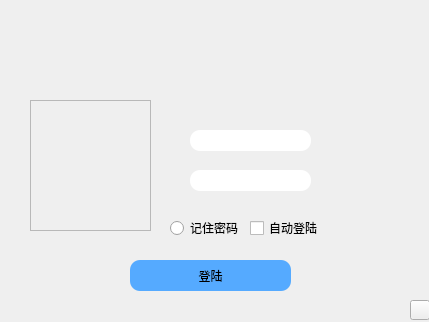
<?xml version="1.0" encoding="UTF-8"?>
<ui version="4.0">
 <class>logindlg</class>
 <widget class="QDialog" name="logindlg">
  <property name="geometry">
   <rect>
    <x>0</x>
    <y>0</y>
    <width>429</width>
    <height>322</height>
   </rect>
  </property>
  <property name="windowTitle">
   <string>Dialog</string>
  </property>
  <property name="styleSheet">
   <string notr="true"/>
  </property>
  <widget class="QPushButton" name="loginBtn">
   <property name="geometry">
    <rect>
     <x>130</x>
     <y>260</y>
     <width>161</width>
     <height>31</height>
    </rect>
   </property>
   <property name="styleSheet">
    <string notr="true"> border-style:solid;  
       background: transparent;  
       background-color: rgb(85, 170, 255); 
         font: 12pt &quot;微软雅黑&quot;;
        
        border-radius: 10px;  
</string>
   </property>
   <property name="text">
    <string>登陆</string>
   </property>
  </widget>
  <widget class="QRadioButton" name="radioButton">
   <property name="geometry">
    <rect>
     <x>170</x>
     <y>220</y>
     <width>89</width>
     <height>16</height>
    </rect>
   </property>
   <property name="styleSheet">
    <string notr="true">


  
  
  font: 10pt &quot;微软雅黑&quot;;
        
          

color:#000000;</string>
   </property>
   <property name="text">
    <string>记住密码</string>
   </property>
  </widget>
  <widget class="QFrame" name="frame_2">
   <property name="geometry">
    <rect>
     <x>30</x>
     <y>100</y>
     <width>121</width>
     <height>131</height>
    </rect>
   </property>
   <property name="styleSheet">
    <string notr="true">image: url(:/8.jpg);</string>
   </property>
   <property name="frameShape">
    <enum>QFrame::StyledPanel</enum>
   </property>
   <property name="frameShadow">
    <enum>QFrame::Raised</enum>
   </property>
  </widget>
  <widget class="QLineEdit" name="usrLineEdit">
   <property name="geometry">
    <rect>
     <x>190</x>
     <y>130</y>
     <width>121</width>
     <height>21</height>
    </rect>
   </property>
   <property name="styleSheet">
    <string notr="true">
       border-style: solid; 
       background: transparent;  
       background-color:#FFFFFF; 
         


 
  font: 12pt &quot;微软雅黑&quot;;
        
        border-radius: 10px;  

  </string>
   </property>
  </widget>
  <widget class="QLineEdit" name="pwdLineEdit">
   <property name="geometry">
    <rect>
     <x>190</x>
     <y>170</y>
     <width>121</width>
     <height>21</height>
    </rect>
   </property>
   <property name="styleSheet">
    <string notr="true">
       border-style: solid; 
       background: transparent;  
       background-color:#FFFFFF; 
         


 
  font: 12pt &quot;微软雅黑&quot;;
        
        border-radius: 10px;  
</string>
   </property>
  </widget>
  <widget class="QLabel" name="label">
   <property name="geometry">
    <rect>
     <x>0</x>
     <y>0</y>
     <width>431</width>
     <height>321</height>
    </rect>
   </property>
   <property name="styleSheet">
    <string notr="true"/>
   </property>
   <property name="text">
    <string/>
   </property>
  </widget>
  <widget class="QPushButton" name="pushButton_2">
   <property name="geometry">
    <rect>
     <x>410</x>
     <y>300</y>
     <width>20</width>
     <height>20</height>
    </rect>
   </property>
   <property name="styleSheet">
    <string notr="true">border-image: url(:/forgetpass.png);</string>
   </property>
   <property name="text">
    <string/>
   </property>
  </widget>
  <widget class="QCheckBox" name="checkBox">
   <property name="geometry">
    <rect>
     <x>250</x>
     <y>220</y>
     <width>71</width>
     <height>16</height>
    </rect>
   </property>
   <property name="styleSheet">
    <string notr="true">  
  font: 10pt &quot;微软雅黑&quot;;
        
          

color:#000000;</string>
   </property>
   <property name="text">
    <string>自动登陆</string>
   </property>
  </widget>
  <zorder>label</zorder>
  <zorder>checkBox</zorder>
  <zorder>frame_2</zorder>
  <zorder>loginBtn</zorder>
  <zorder>pushButton_2</zorder>
  <zorder>pwdLineEdit</zorder>
  <zorder>radioButton</zorder>
  <zorder>usrLineEdit</zorder>
 </widget>
 <resources/>
 <connections/>
</ui>
